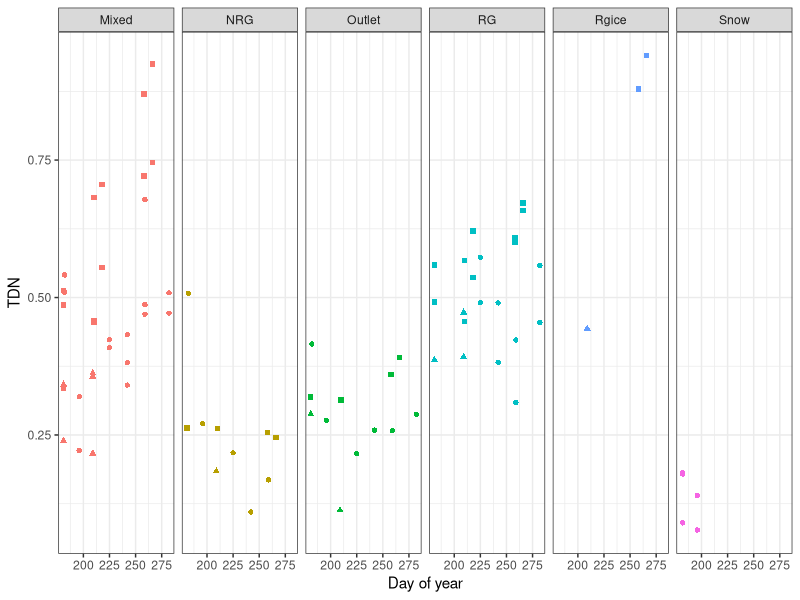
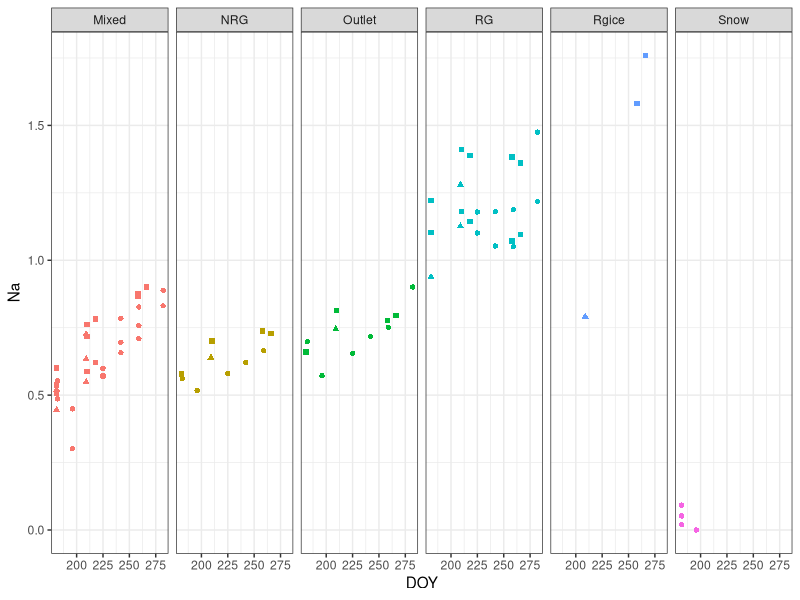
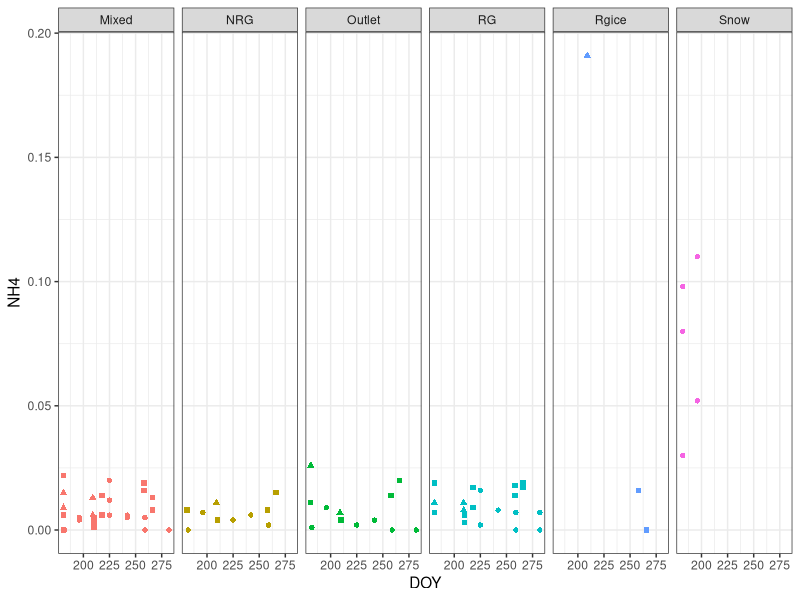
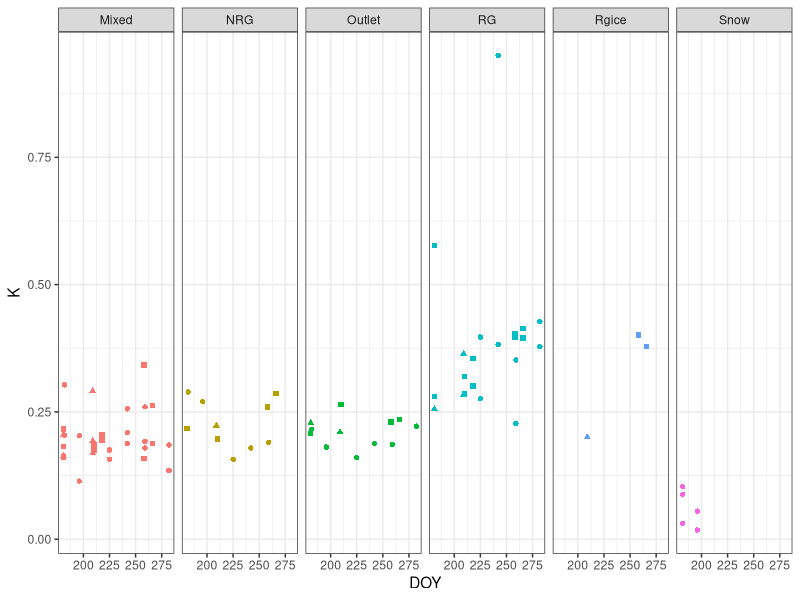
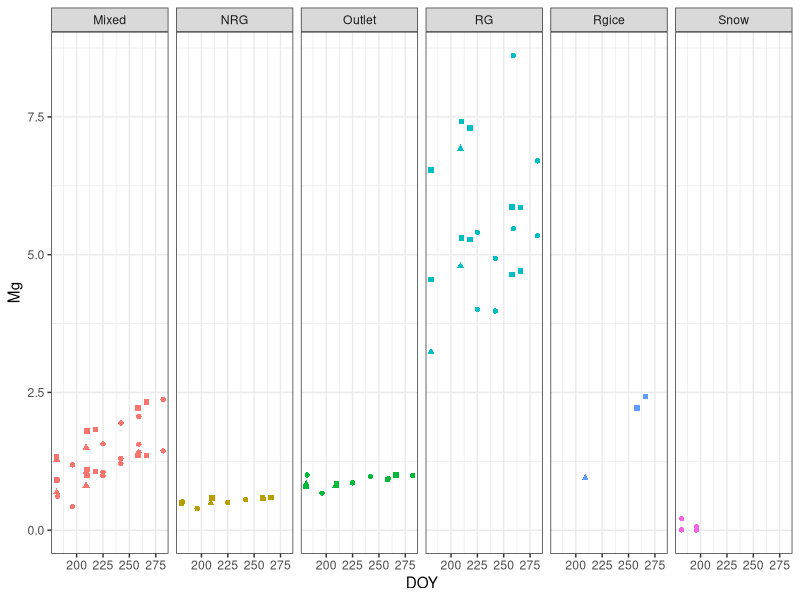
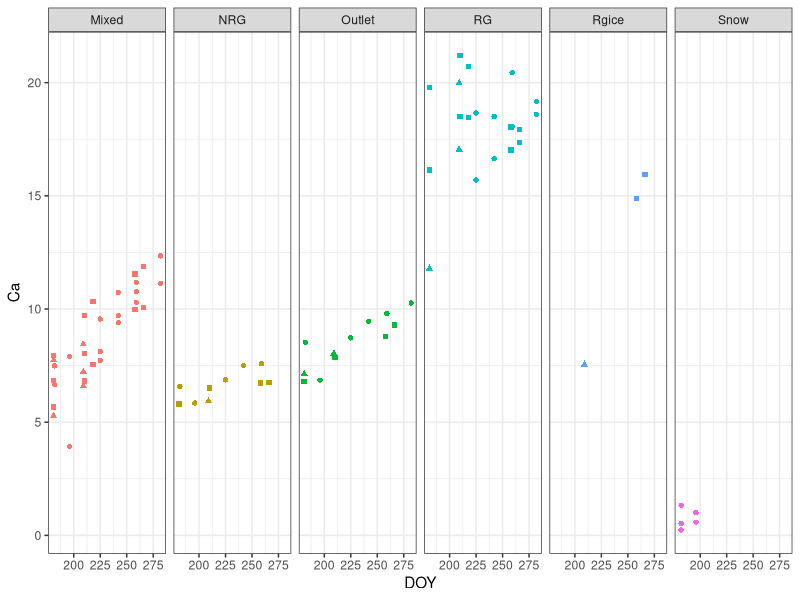
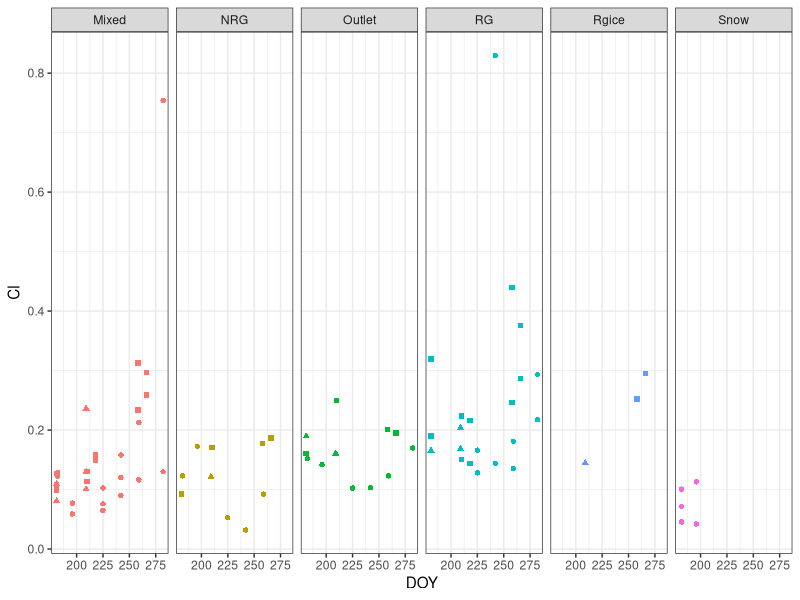
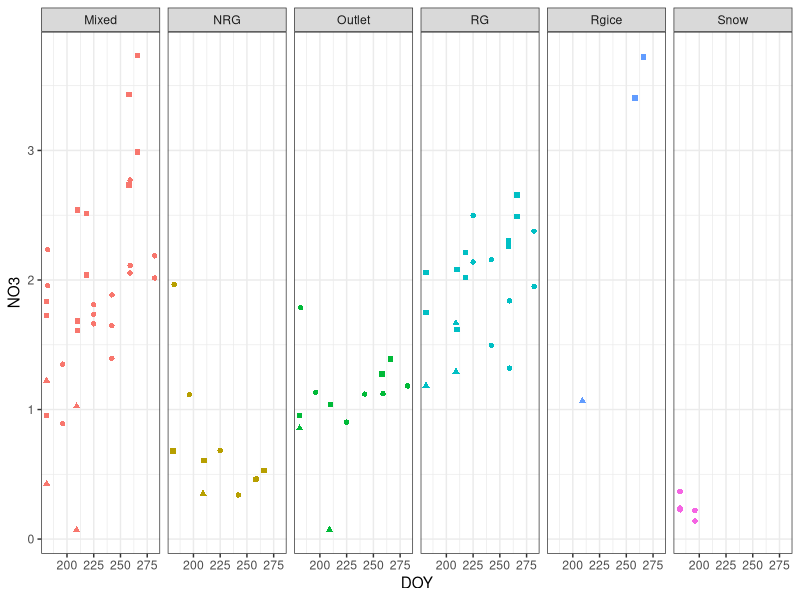

Write R code to recreate these figures, in order.
## ---- chunk 1

library(ggplot2)
library(dplyr)
library(gridExtra)

knitr::opts_chunk$set(echo = FALSE,  message = FALSE, warning = FALSE)
## ---- chunk 2
## Import the water quality data

setwd("C:/Users/Bri/Documents/CSU/EnvDataScience2022/1_waterQA_RG")

hydroAll <- read.csv("data/AllData_IonIsotope_2019_2021.csv")

## ---- chunk 3
ggplot()+
  geom_point(aes(x = DOY, y = TDN, color = SType, shape = as.factor(Year) ), data = hydroAll, show.legend = FALSE) +
  theme_bw()+
  theme(legend.position = c(.9, .1))+
  facet_grid(~SType) +
  xlab("Day of year")
## ---- chunk 4
ggplot()+
  geom_point(aes(x = DOY, y = Na, color = SType, shape = as.factor(Year) ), data = hydroAll, show.legend = FALSE) +
  theme_bw()+
  theme(legend.position = c(.9, .1))+
  facet_grid(~SType)
## ---- chunk 5
ggplot()+
  geom_point(aes(x = DOY, y = NH4, color = SType, shape = as.factor(Year) ), data = hydroAll, show.legend = FALSE) +
  theme_bw()+
  theme(legend.position = c(.9, .1))+
  facet_grid(~SType)
## ---- chunk 6
ggplot()+
  geom_point(aes(x = DOY, y = K, color = SType, shape = as.factor(Year) ), data = hydroAll, show.legend = FALSE) +
  theme_bw()+
  theme(legend.position = c(.9, .1))+
  facet_grid(~SType)
## ---- chunk 7
ggplot()+
  geom_point(aes(x = DOY, y = Mg, color = SType, shape = as.factor(Year) ), data = hydroAll, show.legend = FALSE) +
  theme_bw()+
  theme(legend.position = c(.9, .1))+
  facet_grid(~SType)
## ---- chunk 8
ggplot()+
  geom_point(aes(x = DOY, y = Ca, color = SType, shape = as.factor(Year) ), data = hydroAll, show.legend = FALSE) +
  theme_bw()+
  theme(legend.position = c(.9, .1))+
  facet_grid(~SType)
## ---- chunk 9
ggplot()+
  geom_point(aes(x = DOY, y = Cl, color = SType, shape = as.factor(Year) ), data = hydroAll, show.legend = FALSE) +
  theme_bw()+
  theme(legend.position = c(.9, .1))+
  facet_grid(~SType)
## ---- chunk 10
ggplot()+
  geom_point(aes(x = DOY, y = NO3, color = SType, shape = as.factor(Year) ), data = hydroAll, show.legend = FALSE) +
  theme_bw()+
  theme(legend.position = c(.9, .1))+
  facet_grid(~SType)
## ---- chunk 11
ggplot()+
  geom_point(aes(x = DOY, y = SO4, color = SType, shape = as.factor(Year) ), data = hydroAll, show.legend = FALSE) +
  theme_bw()+
  theme(legend.position = c(.9, .1))+
  facet_grid(~SType)
## ---- chunk 12
ggplot()+
  geom_point(aes(x = DOY, y = NO3N, color = SType, shape = as.factor(Year) ), data = hydroAll, show.legend = FALSE) +
  theme_bw()+
  theme(legend.position = c(.9, .1))+
  facet_grid(~SType)
## ---- chunk 13
ggplot()+
  geom_point(aes(x = DOY, y = DIN, color = SType, shape = as.factor(Year) ), data = hydroAll, show.legend = FALSE) +
  theme_bw()+
  theme(legend.position = c(.9, .1))+
  facet_grid(~SType)
## ---- chunk 14
ggplot()+
  geom_point(aes(x = DOY, y = DON, color = SType, shape = as.factor(Year) ), data = hydroAll, show.legend = FALSE) +
  theme_bw()+
  theme(legend.position = c(.9, .1))+
  facet_grid(~SType)
## ---- chunk 15
ggplot()+
  geom_point(aes(x = DOY, y = pH, color = SType, shape = as.factor(Year) ), data = hydroAll, show.legend = FALSE) +
  theme_bw()+
  theme(legend.position = c(.9, .1))+
  facet_grid(~SType)
## ---- chunk 16
ggplot()+
  geom_point(aes(x = DOY, y = conductivity, color = SType, shape = as.factor(Year) ), data = hydroAll, show.legend = FALSE) +
  theme_bw()+
  theme(legend.position = c(.9, .1))+
  facet_grid(~SType)
## ---- chunk 17
ggplot()+
  geom_point(aes(x = DOY, y = Water.T, color = SType, shape = as.factor(Year) ), data = hydroAll, show.legend = FALSE) +
  theme_bw()+
  theme(legend.position = c(.9, .1))+
  facet_grid(~SType)
## ---- chunk 18
ggplot()+
  geom_point(aes(x = DOY, y = d18O, color = SType, shape = as.factor(Year) ), data = hydroAll, show.legend = FALSE) +
  theme_bw()+
  theme(legend.position = c(.9, .1))+
  facet_grid(~SType)
## ---- chunk 19
ggplot()+
  geom_point(aes(x = DOY, y = d2H, color = SType, shape = as.factor(Year) ), data = hydroAll, show.legend = FALSE) +
  theme_bw()+
  theme(legend.position = c(.9, .1))+
  facet_grid(~SType)
